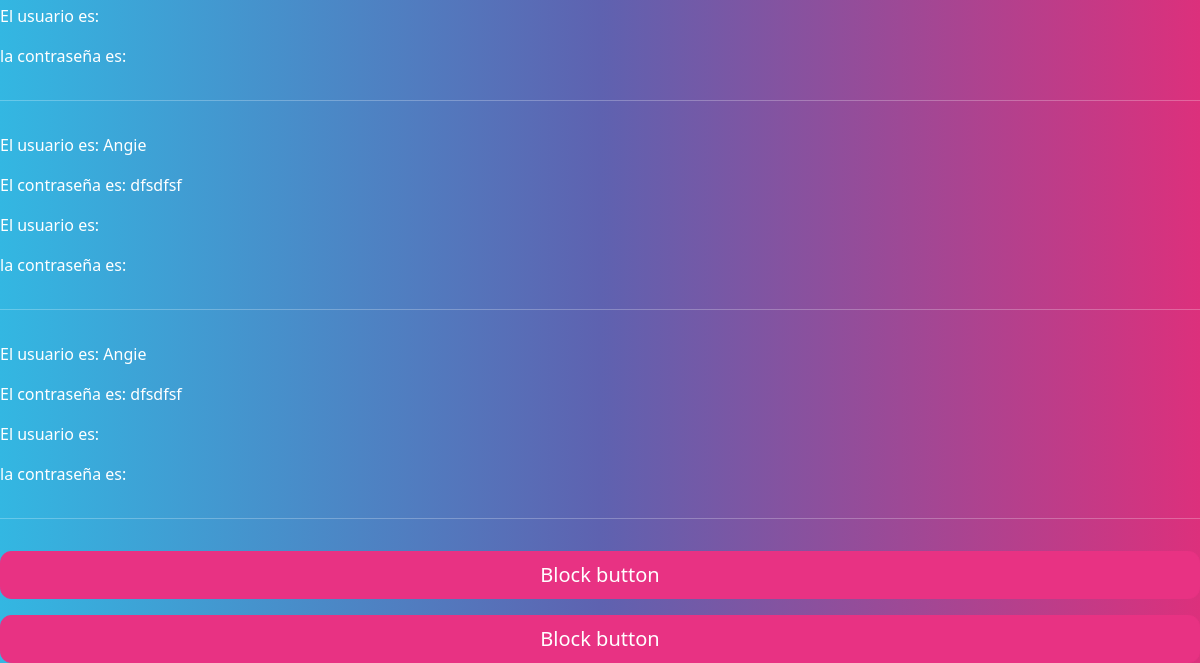
Page /mostrar-usuario/ (lower part) on the earlier database version.
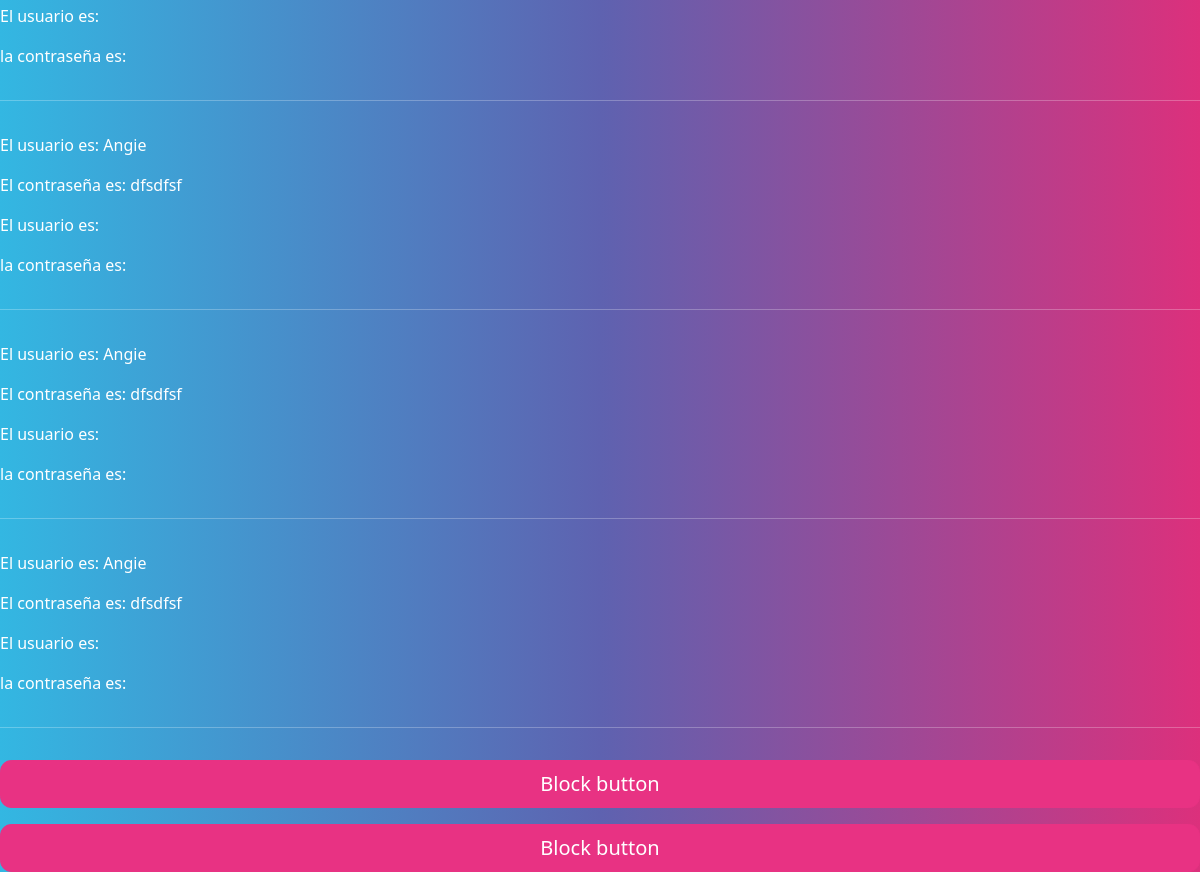
Same page on the later database version.
### formulario/models.py (models this page shows, shortened)
class crear (models.Model):
    usuario=models.CharField(max_length=100, verbose_name="usuario")
    contraseña=models.CharField(max_length=100, verbose_name="contraseña")

### formulario/views.py (the view)
# urls.py: path("mostrar-usuario/", mostrar_usuario, name="mostrar_usuario"),
def mostrar_usuario(request):
    base_datos= crear.objects.all()
    http_response = render(
        request=request,
        template_name='listados/usuario.html',
        context={'listados':base_datos} )
    return http_response

### formulario/templates/listados/usuario.html (shortened to what this page needs)
{% extends "base.html" %}
{% block contenido %}
{% for objeto in listados%}
        <p>El usuario es: {{ objeto.usuario }} </p>
        <p>El contraseña es: {{ objeto.contraseña }} </p>
            <p>El usuario  es:  </p>
            <p>la contraseña es:  </p>
        <hr>
    {% endfor %}
{% endblock contenido %}

Differences in the rows shown:
added crear: usuario "Angie", contraseña "dfsdfsf"
